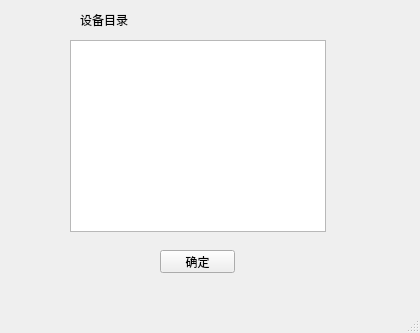
<?xml version="1.0" encoding="UTF-8"?>
<ui version="4.0">
 <class>MainWindow</class>
 <widget class="QMainWindow" name="MainWindow">
  <property name="geometry">
   <rect>
    <x>0</x>
    <y>0</y>
    <width>420</width>
    <height>333</height>
   </rect>
  </property>
  <property name="windowTitle">
   <string>MainWindow</string>
  </property>
  <widget class="QWidget" name="centralwidget">
   <widget class="QLabel" name="label">
    <property name="geometry">
     <rect>
      <x>80</x>
      <y>10</y>
      <width>181</width>
      <height>20</height>
     </rect>
    </property>
    <property name="text">
     <string>设备目录</string>
    </property>
   </widget>
   <widget class="QListView" name="camerasListView">
    <property name="geometry">
     <rect>
      <x>70</x>
      <y>40</y>
      <width>256</width>
      <height>192</height>
     </rect>
    </property>
   </widget>
   <widget class="QPushButton" name="okCameraSelectPushButton">
    <property name="geometry">
     <rect>
      <x>160</x>
      <y>250</y>
      <width>75</width>
      <height>23</height>
     </rect>
    </property>
    <property name="text">
     <string>确定</string>
    </property>
   </widget>
  </widget>
  <widget class="QMenuBar" name="menubar">
   <property name="geometry">
    <rect>
     <x>0</x>
     <y>0</y>
     <width>420</width>
     <height>23</height>
    </rect>
   </property>
  </widget>
  <widget class="QStatusBar" name="statusbar"/>
 </widget>
 <resources/>
 <connections/>
</ui>
